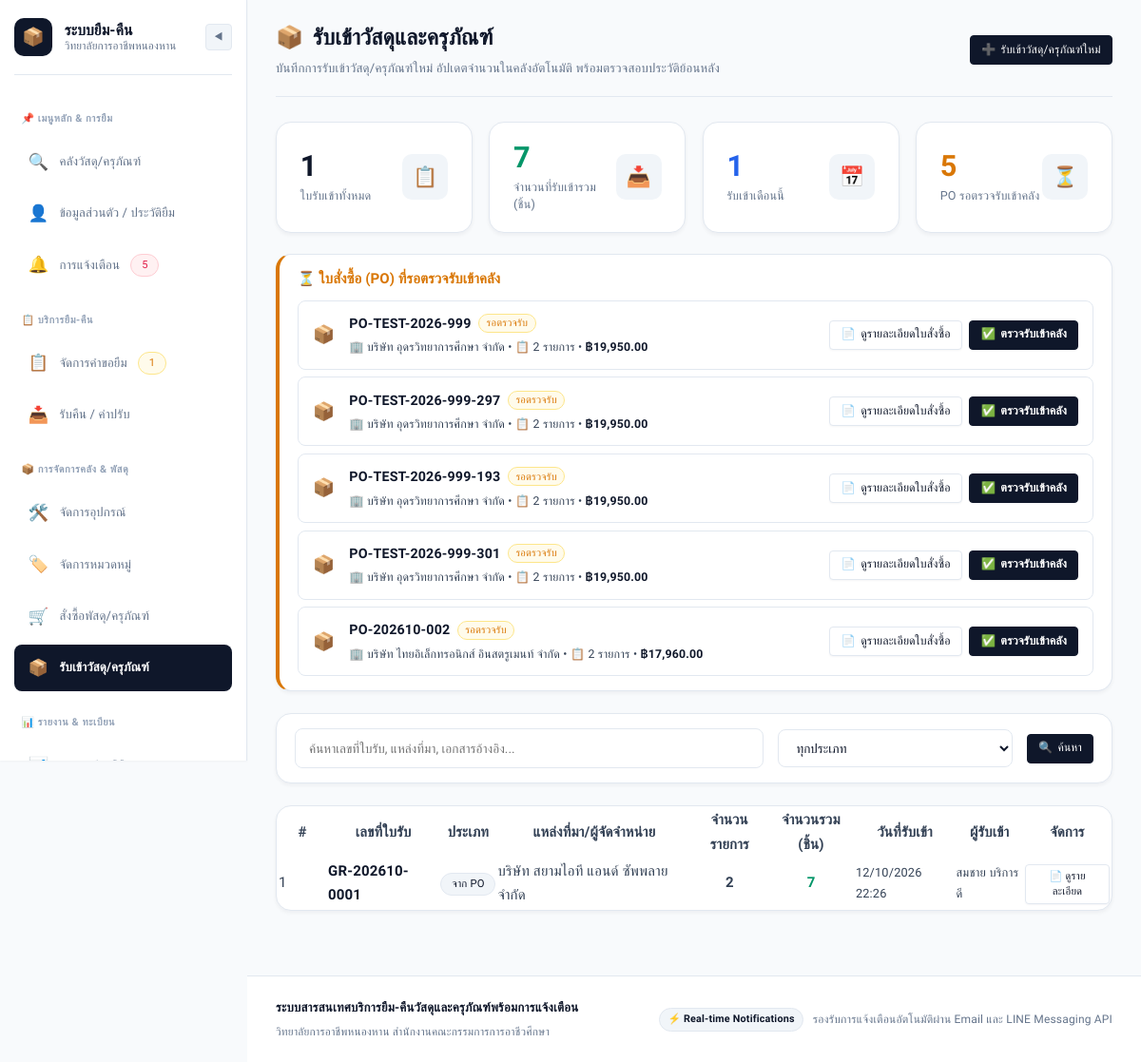
The page /admin/goods-receiving (signed in) on the database as committed earlier.
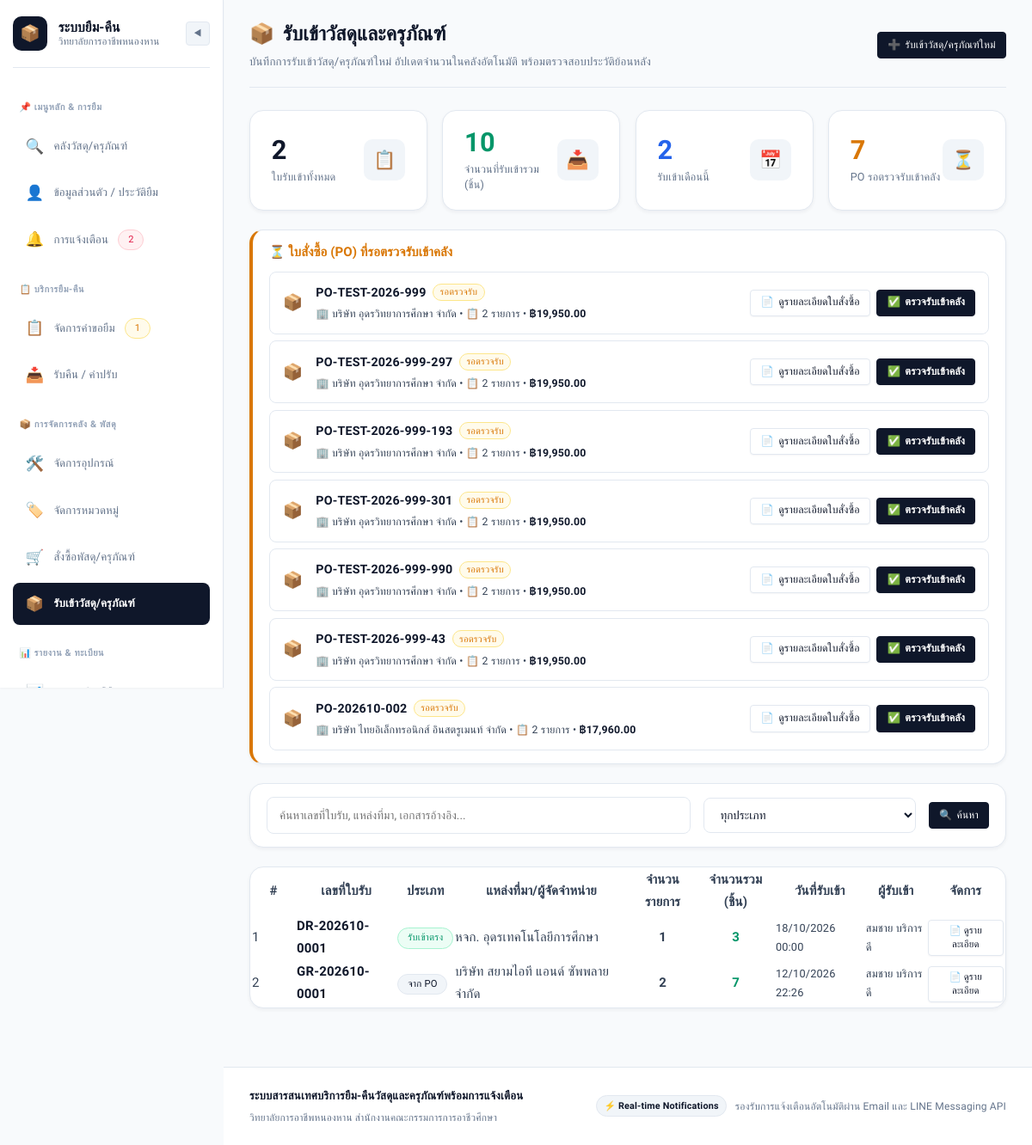
The same page on the database as committed later.
### models.py (models this page shows, shortened)
class PurchaseOrder(db.Model):
    __tablename__ = 'purchase_orders'
    po_id = db.Column(db.Integer, primary_key=True, autoincrement=True)
    po_number = db.Column(db.String(50), unique=True, nullable=False)
    supplier_id = db.Column(db.Integer, db.ForeignKey('suppliers.supplier_id'), nullable=False)
    order_date = db.Column(db.DateTime, default=datetime.utcnow)
    expected_delivery_date = db.Column(db.DateTime, nullable=True)
    total_amount = db.Column(db.Float, default=0.0)
    status = db.Column(db.String(20), default='pending')  # 'pending', 'received', 'cancelled'
    note = db.Column(db.Text, nullable=True)
    created_by = db.Column(db.Integer, db.ForeignKey('users.user_id'), nullable=False)
    creator = db.relationship('User', foreign_keys=[created_by], backref='created_pos')
    items = db.relationship('PurchaseOrderItem', backref='purchase_order', lazy=True, cascade='all, delete-orphan')

class Supplier(db.Model):
    __tablename__ = 'suppliers'
    supplier_id = db.Column(db.Integer, primary_key=True, autoincrement=True)
    company_name = db.Column(db.String(150), nullable=False)
    contact_name = db.Column(db.String(100), nullable=True)
    phone = db.Column(db.String(20), nullable=True)
    address = db.Column(db.String(255), nullable=True)
    email = db.Column(db.String(100), nullable=True)
    tax_id = db.Column(db.String(50), nullable=True)
    created_at = db.Column(db.DateTime, default=datetime.utcnow)
    purchase_orders = db.relationship('PurchaseOrder', backref='supplier', lazy=True)
    products = db.relationship('SupplierProduct', backref='supplier', lazy=True, cascade='all, delete-orphan')

class GoodsReceipt(db.Model):
    __tablename__ = 'goods_receipts'
    receipt_id = db.Column(db.Integer, primary_key=True, autoincrement=True)
    receipt_number = db.Column(db.String(50), unique=True, nullable=False)
    po_id = db.Column(db.Integer, db.ForeignKey('purchase_orders.po_id'), nullable=True)  # nullable: รับเข้าตรงไม่ผ่าน PO ได้
    receipt_type = db.Column(db.String(20), default='purchase')  # 'purchase' (จาก PO), 'direct' (รับเข้าตรง), 'donation' (รับบริจาค), 'transfer' (โอนย้าย)
    supplier_name = db.Column(db.String(150), nullable=True)  # สำหรับ direct receipt
    received_date = db.Column(db.DateTime, default=datetime.utcnow)
    status = db.Column(db.String(20), default='completed')  # 'completed', 'claim_pending'
    note = db.Column(db.Text, nullable=True)
    document_ref = db.Column(db.String(100), nullable=True)  # เลขที่เอกสารอ้างอิง
    total_items = db.Column(db.Integer, default=0)
    total_quantity = db.Column(db.Integer, default=0)
    received_by = db.Column(db.Integer, db.ForeignKey('users.user_id'), nullable=False)
    purchase_order = db.relationship('PurchaseOrder', backref='goods_receipts')
    receiver = db.relationship('User', foreign_keys=[received_by], backref='received_goods')
    items = db.relationship('GoodsReceiptItem', backref='goods_receipt', lazy=True, cascade='all, delete-orphan')
    @property
    def receipt_type_short(self):
        mapping = {
            'purchase': 'จาก PO',
            'direct': 'รับเข้าตรง',
            'donation': 'รับบริจาค',
            'transfer': 'โอนย้าย'
        }
        return mapping.get(self.receipt_type, self.receipt_type)
    @property
    def receipt_type_badge(self):
        mapping = {
            'purchase': 'badge-primary',
            'direct': 'badge-success',
            'donation': 'badge-info',
            'transfer': 'badge-warning'
        }
        return mapping.get(self.receipt_type, 'badge-secondary')

class User(db.Model):
    __tablename__ = 'users'
    user_id = db.Column(db.Integer, primary_key=True, autoincrement=True)
    student_or_citizen_id = db.Column(db.String(20), nullable=False)
    first_name = db.Column(db.String(100), nullable=False)
    last_name = db.Column(db.String(100), nullable=False)
    email = db.Column(db.String(100), unique=True, nullable=False)
    password_hash = db.Column(db.String(255), nullable=False)
    phone_number = db.Column(db.String(20), nullable=True)
    role = db.Column(db.String(20), default='student', nullable=False)  # 'student', 'teacher', 'staff', 'admin'
    line_user_id = db.Column(db.String(100), nullable=True)
    department = db.Column(db.String(100), nullable=True, default='แผนกวิชาช่างอิเล็กทรอนิกส์')
    created_at = db.Column(db.DateTime, default=datetime.utcnow)
    borrow_requests = db.relationship('BorrowRequest', foreign_keys='BorrowRequest.user_id', backref='user', lazy=True)
    borrowings = db.relationship('Borrowing', foreign_keys='Borrowing.user_id', backref='user', lazy=True)
    notifications = db.relationship('Notification', backref='user', lazy=True, order_by='Notification.created_at.desc()')
    @property
    def full_name(self):
        return f"{self.first_name} {self.last_name}"
    @property
    def role_display(self):
        roles = {
            'student': 'นักเรียน/นักศึกษา',
            'teacher': 'อาจารย์/ครูผู้สอน',
            'staff': 'เจ้าหน้าที่พัสดุ',
            'admin': 'ผู้ดูแลระบบ'
        }
        return roles.get(self.role, self.role)
    @property
    def role_badge_class(self):
        badges = {
            'student': 'badge-info',
            'teacher': 'badge-primary',
            'staff': 'badge-warning',
            'admin': 'badge-danger'
        }
        return badges.get(self.role, 'badge-secondary')

### app.py (the view)
    @app.route('/admin/goods-receiving')
    @roles_required('admin', 'staff')
    def goods_receiving():
        status_filter = request.args.get('status', 'all')
        type_filter = request.args.get('type', 'all')
        search_query = request.args.get('q', '').strip()
        query = GoodsReceipt.query
        if status_filter != 'all':
            query = query.filter_by(status=status_filter)
        if type_filter != 'all':
            query = query.filter_by(receipt_type=type_filter)
        if search_query:
            query = query.filter(
                (GoodsReceipt.receipt_number.ilike(f'%{search_query}%')) |
                (GoodsReceipt.supplier_name.ilike(f'%{search_query}%')) |
                (GoodsReceipt.document_ref.ilike(f'%{search_query}%'))
            )
        receipts = query.order_by(GoodsReceipt.received_date.desc()).all()
        total_receipts = GoodsReceipt.query.count()
        total_items_received = db.session.query(db.func.sum(GoodsReceipt.total_quantity)).scalar() or 0
        this_month = datetime.utcnow().replace(day=1, hour=0, minute=0, second=0)
        month_receipts = GoodsReceipt.query.filter(GoodsReceipt.received_date >= this_month).count()
        pending_pos = PurchaseOrder.query.filter_by(status='pending').order_by(PurchaseOrder.order_date.desc()).all()
        return render_template(
            'admin/goods_receiving.html',
            receipts=receipts,
            status_filter=status_filter,
            type_filter=type_filter,
            search_query=search_query,
            total_receipts=total_receipts,
            total_items_received=total_items_received,
            month_receipts=month_receipts,
            pending_pos=pending_pos
        )

### templates/admin/goods_receiving.html (shortened to what the changed rows need)
{% extends "base.html" %}
{% block content %}
<div class="page-header">
    <div>
        <h1 class="page-title">
            <span>📦</span> รับเข้าวัสดุและครุภัณฑ์
        </h1>
    </div>
</div>
<div class="stat-grid" style="margin-bottom: 1.5rem;">
    <div class="stat-card">
        <div>
            <div class="stat-value">{{ total_receipts }}</div>
            <div class="stat-label">ใบรับเข้าทั้งหมด</div>
        </div>
    </div>
    <div class="stat-card">
        <div>
            <div class="stat-value" style="color: var(--success);">{{ total_items_received }}</div>
            <div class="stat-label">จำนวนที่รับเข้ารวม (ชิ้น)</div>
        </div>
    </div>
    <div class="stat-card">
        <div>
            <div class="stat-value" style="color: var(--accent-blue);">{{ month_receipts }}</div>
            <div class="stat-label">รับเข้าเดือนนี้</div>
        </div>
    </div>
    <div class="stat-card">
        <div>
            <div class="stat-value" style="color: var(--warning);">{{ pending_pos|length }}</div>
            <div class="stat-label">PO รอตรวจรับเข้าคลัง</div>
        </div>
    </div>
</div>
{% if pending_pos %}
<div class="card" style="margin-bottom: 1.5rem; border-left: 4px solid var(--warning);">
    <div class="card-body" style="padding: 1rem 1.25rem;">
        <div style="display: flex; flex-direction: column; gap: 0.5rem;">
            {% for po in pending_pos %}
            <div style="display: flex; align-items: center; justify-content: space-between; padding: 0.75rem 1rem; background: var(--bg-secondary); border-radius: 8px; flex-wrap: wrap; gap: 0.75rem; border: 1px solid var(--border);">
                <div style="display: flex; align-items: center; gap: 1rem; flex-wrap: wrap;">
                    <span style="font-size: 1.25rem;">📦</span>
                    <div>
                        <div style="display: flex; align-items: center; gap: 0.5rem;">
                            <strong style="color: var(--primary); font-size: 0.95rem;">{{ po.po_number }}</strong>
                            <span class="badge badge-warning" style="font-size: 0.72rem; padding: 0.15rem 0.5rem;">รอตรวจรับ</span>
                        </div>
                        <div style="color: var(--text-secondary); font-size: 0.82rem; margin-top: 0.2rem;">
                            <span>🏢 {{ po.supplier.company_name }}</span> •
                            <span>📋 {{ po.items|length }} รายการ</span> •
                            <span style="font-weight: 600; color: var(--text-main);">฿{{ "{:,.2f}".format(po.total_amount) }}</span>
                        </div>
                    </div>
                </div>
                <div style="display: flex; align-items: center; gap: 0.5rem; flex-wrap: wrap;">
                    <button type="button" class="btn btn-secondary btn-sm" onclick="openPoQuickView('{{ po.po_id }}')" style="font-size: 0.82rem; display: inline-flex; align-items: center; gap: 0.35rem;">
                        <span>📄</span> ดูรายละเอียดใบสั่งซื้อ
                    </button>
                    <form method="POST" action="{{ url_for('goods_receiving_from_po', po_id=po.po_id) }}" onsubmit="return confirm('ยืนยันตรวจรับเข้าคลังจาก PO {{ po.po_number }}?\n\nระบบจะอัปเดตจำนวนคงเหลือในคลังอัตโนมัติ');" style="margin: 0;">
                        <button type="submit" class="btn btn-primary btn-sm" style="font-size: 0.82rem; font-weight: 600; display: inline-flex; align-items: center; gap: 0.35rem;">
                            <span>✅</span> ตรวจรับเข้าคลัง
                        </button>
                    </form>
                </div>
            </div>
            {% endfor %}
        </div>
    </div>
</div>
{% endif %}
<div class="card">
    <div class="card-body" style="padding: 0;">
        {% if receipts %}
        <div class="table-responsive">
            <table class="data-table">
                <thead>
                    <tr>
                        <th style="width: 50px;">#</th>
                        <th>เลขที่ใบรับ</th>
                        <th>ประเภท</th>
                        <th>แหล่งที่มา/ผู้จัดจำหน่าย</th>
                        <th style="text-align: center;">จำนวนรายการ</th>
                        <th style="text-align: center;">จำนวนรวม (ชิ้น)</th>
                        <th>วันที่รับเข้า</th>
                        <th>ผู้รับเข้า</th>
                        <th style="text-align: center;">จัดการ</th>
                    </tr>
                </thead>
                <tbody>
                    {% for r in receipts %}
                    <tr>
                        <td style="color: var(--text-secondary);">{{ loop.index }}</td>
                        <td>
                            <a href="{{ url_for('goods_receiving_detail', receipt_id=r.receipt_id) }}" style="font-weight: 600; color: var(--primary);">
                                {{ r.receipt_number }}
                            </a>
                        </td>
                        <td>
                            <span class="badge {{ r.receipt_type_badge }}" style="font-size: 0.75rem;">{{ r.receipt_type_short }}</span>
                        </td>
                        <td>
                            {% if r.supplier_name %}
                                {{ r.supplier_name }}
                            {% elif r.purchase_order %}
                                {{ r.purchase_order.supplier.company_name }}
                            {% else %}
                                <span style="color: var(--text-tertiary);">-</span>
                            {% endif %}
                        </td>
                        <td style="text-align: center; font-weight: 600;">{{ r.total_items }}</td>
                        <td style="text-align: center; font-weight: 600; color: var(--success);">{{ r.total_quantity }}</td>
                        <td style="font-size: 0.85rem;">
                            {{ r.received_date.strftime('%d/%m/%Y %H:%M') if r.received_date else '-' }}
                        </td>
                        <td style="font-size: 0.85rem;">{{ r.receiver.full_name if r.receiver else '-' }}</td>
                        <td style="text-align: center;">
                            <a href="{{ url_for('goods_receiving_detail', receipt_id=r.receipt_id) }}" class="btn btn-secondary btn-sm" style="font-size: 0.75rem; padding: 0.25rem 0.65rem;">
                                📄 ดูรายละเอียด
                            </a>
                        </td>
                    </tr>
                    {% endfor %}
                </tbody>
            </table>
        </div>
        {% endif %}
    </div>
</div>
{% endblock %}

Rows that differ between the two databases and show on the page:
added PurchaseOrder: po_number "PO-TEST-2026-999-990", supplier.company_name "บริษัท อุดรวิทยาการศึกษา จำกัด", items|length "2", total_amount "19,950.00"
added PurchaseOrder: po_number "PO-TEST-2026-999-43", supplier.company_name "บริษัท อุดรวิทยาการศึกษา จำกัด", items|length "2", total_amount "19,950.00"
added GoodsReceipt: receipt_number "DR-202610-0001", receipt_type_short "รับเข้าตรง", supplier_name "หจก. อุดรเทคโนโลยีการศึกษา", total_items "1", total_quantity "3", received_date "18/10/2026 00:00", receiver "สมชาย บริการดี"
Other text that changed with them:
{{ unread_count }}: "5" → "2"
{{ total_receipts }}: "1" → "2"
{{ total_items_received }}: "7" → "10"
{{ month_receipts }}: "1" → "2"
{{ pending_pos|length }}: "5" → "7"
